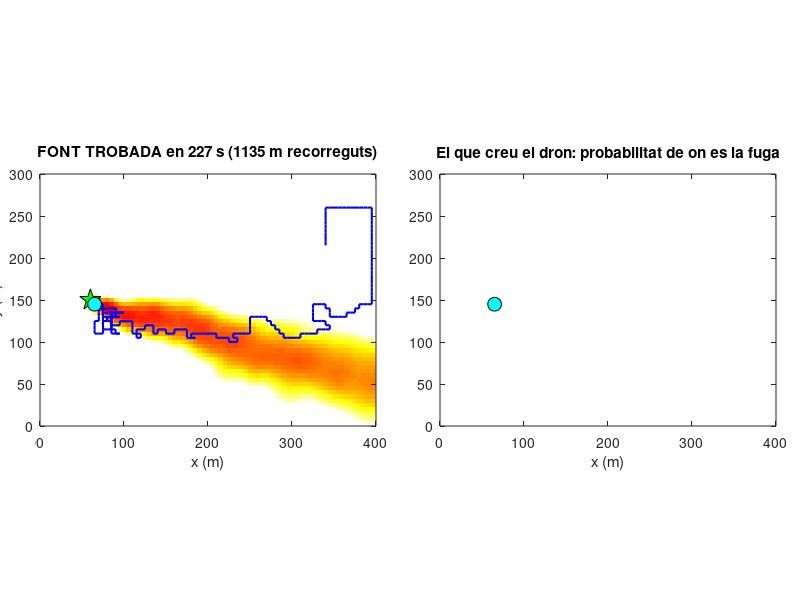

MATLAB code to generate this figure:
function simulacio_dron()
%SIMULACIO_DRON  Dron autonom que busca l'origen d'una fuga (versio simplificada).
%
%   Simula en 2D una fuga de contaminant i un dron que en busca l'origen
%   nomes amb les lectures del seu sensor. Es pot triar:
%
%     - la ploma:    'gaussiana' (estacionaria, model de Pasquill-Gifford)
%                    'complexa'  (turbulenta: "puffs" que el vent s'emporta)
%     - l'algorisme: 'infotaxis' (Vergassola, Villermaux i Shraiman, Nature 2007)
%                    'gradient'  (puja pel gradient de concentracio)
%
%   Executa-la amb F5. Les opcions i els parametres son just a sota.

%% ============================= OPCIONS =============================
tipusPloma = 'complexa';    % 'gaussiana' o 'complexa'
algorisme  = 'infotaxis';   % 'infotaxis' o 'gradient'
llavor     = 12;            % mateix numero = mateixa simulacio ([] = cada cop diferent)
mostrar    = true;          % false = sense animacio (mes rapid)
cadaN      = 2;             % dibuixa cada N passos

%% ============================ PARAMETRES ============================
% Unitats: metres i segons. El vent bufa cap a +x.
p.Lx = 400;  p.Ly = 300;    % mida de la zona de cerca
p.dx = 5;                   % mida de cel.la = el que avanca el dron a cada pas
p.font  = [60 150];         % on es la fuga (el dron NO ho sap)
p.inici = [340 215];        % d'on surt el dron
p.vDron = 5;                % velocitat del dron (m/s)
p.maxPassos = 2500;         % limit de passos (autonomia)

% Sensor: comptador de deteccions (tipus Geiger).
% Comptes en un pas ~ Poisson( dt * (sens * concentracio + fons) )
p.sens = 1;                 % comptes/s per unitat de concentracio
p.fons = 0.02;              % comptes/s de fons (falses deteccions)

% Ploma gaussiana
p.Qg = 5000;                % taxa d'emissio
p.Ug = 3;                   % velocitat del vent (m/s)
p.H  = 10;                  % alcada de la fuga (m)
p.z  = 10;                  % alcada de vol del dron (m)
p.sigma0g = 1;              % mida de la fuga (m)

% Ploma complexa
p.Q   = 200;                % taxa d'emissio
p.U   = 2;                  % velocitat mitjana del vent (m/s)
p.tau = 200;                % temps de vida del contaminant (s)
p.puffsPerSeg  = 2;         % puffs emesos per segon
p.sigma0       = 1.5;       % mida inicial d'un puff (m)
p.Dpuff        = 0.4;       % rapidesa amb que s'eixampla un puff (m^2/s)
p.Dturb        = 0.4;       % moviment aleatori dels puffs (m^2/s)
p.sigmaMeandre = 15;        % oscil.lacio de la direccio del vent (graus)
p.Tmeandre     = 40;        % temps tipic d'aquesta oscil.lacio (s)

% Infotaxis
p.bins = [0 1 2 3 5 8 13 21 34 55 89];   % intervals de comptes per planificar

% Gradient
p.d       = 5;              % distancia dels 4 sensors al centre del dron (m)
p.alfa    = 0.6;            % suavitzat del gradient (0 = cap, 0.9 = molt)
p.llindar = 2;              % comptes (suma dels 4 sensors) per considerar que detecta
p.memoria = 8;              % passos sense detectar abans de tornar a explorar
p.pGir    = 0.15;           % en exploracio, probabilitat de girar a cada pas
%% ====================================================================

if ~isempty(llavor)
    rng(llavor);
end
infotaxis = strcmp(algorisme, 'infotaxis');
complexa  = strcmp(tipusPloma, 'complexa');

% --- Graella: les matrius tenen mida Ny x Nx i s'indexen (iy, ix) ---
g.x  = 0:p.dx:p.Lx;
g.y  = 0:p.dx:p.Ly;
g.Nx = numel(g.x);
g.Ny = numel(g.y);
[g.X, g.Y] = meshgrid(g.x, g.y);
g.movs = [0 1; 1 0; 0 -1; -1 0; 0 0];    % [diy dix]: est, nord, oest, sud, quiet
dt = p.dx / p.vDron;                     % durada d'un pas (s)

celFont = round(p.font([2 1])  / p.dx) + 1;   % cel.la [iy ix] de la fuga
pos     = round(p.inici([2 1]) / p.dx) + 1;   % cel.la [iy ix] del dron

% --- Ploma: la complexa evoluciona 300 s abans que surti el dron ---
pl = struct('tipus', tipusPloma, 'x', zeros(0, 1), 'y', zeros(0, 1), ...
            's2', zeros(0, 1), 'm', zeros(0, 1), 'th', 0);
if complexa
    for i = 1:round(300 / dt)
        pl = avancar_ploma(pl, p, dt);
    end
end

% --- Estat inicial del cercador ---
if infotaxis
    K = model_infotaxis(tipusPloma, p, g, dt);   % comptes esperats segons el model del dron
    P = ones(g.Ny, g.Nx);                        % probabilitat de on es la fuga: uniforme
    P(zona(pos, g)) = 0;
    P = P / sum(P(:));
else
    G.gf    = [0 0];        % gradient filtrat [dc/dx dc/dy]
    G.sense = Inf;          % passos seguits sense detectar
    G.dir   = randi(4);     % direccio actual (fila de g.movs)
end

N = p.maxPassos;
traj    = nan(N + 1, 2);   traj(1, :) = [g.x(pos(2)) g.y(pos(1))];
comptes = zeros(N, 1);
trobada = false;

% --- Figura ---
if mostrar
    fig = figure('Color', 'w', 'Name', 'Dron: cerca de l''origen d''una fuga', ...
                 'Units', 'normalized', 'Position', [0.05 0.15 0.9 0.65]);
    colormap(flipud(hot));
    subplot('Position', [0.05 0.12 0.42 0.76]);
    hPloma = imagesc(g.x, g.y, log10(concentracio(pl, p, g.X, g.Y) + 1e-3));
    set(gca, 'YDir', 'normal');
    axis equal;  axis([0 p.Lx 0 p.Ly]);  caxis([-2 2.5]);
    hold on;
    plot(p.font(1), p.font(2), 'p', 'MarkerSize', 16, 'MarkerFaceColor', 'g', 'MarkerEdgeColor', 'k');
    hTraj = plot(traj(1, 1), traj(1, 2), 'b-', 'LineWidth', 1.5);
    hDron = plot(traj(1, 1), traj(1, 2), 'o', 'MarkerSize', 10, 'MarkerFaceColor', 'c', 'MarkerEdgeColor', 'k');
    xlabel('x (m)');  ylabel('y (m)');
    hTit = title('');
    subplot('Position', [0.55 0.12 0.42 0.76]);
    if infotaxis
        hP = imagesc(g.x, g.y, P / max(P(:)));
        set(gca, 'YDir', 'normal');
        axis equal;  axis([0 p.Lx 0 p.Ly]);  caxis([0 1]);
        hold on;
        hDron2 = plot(traj(1, 1), traj(1, 2), 'o', 'MarkerSize', 10, 'MarkerFaceColor', 'c', 'MarkerEdgeColor', 'k');
        xlabel('x (m)');
        title('El que creu el dron: probabilitat de on es la fuga');
    else
        hK = plot(0, 0, 'r-');
        xlabel('Temps (s)');  grid on;
        title('Comptes dels 4 sensors');
    end
end

%% ============================== BUCLE ==============================
for n = 1:N
    xy = traj(n, :);                         % posicio del dron (m)

    % 1. El dron mesura i decideix on va
    if infotaxis
        k = poisson(dt * (p.sens * concentracio(pl, p, xy(1), xy(2)) + p.fons));
        P = infotaxis_actualitzar(P, K, pos, k, g);
        [mov, estat] = infotaxis_decidir(P, K, pos, g, p.bins);
    else
        % 4 sensors en creu: est, oest, nord, sud
        k = poisson(dt * (p.sens * concentracio(pl, p, xy(1) + [p.d -p.d 0 0], xy(2) + [0 0 p.d -p.d]) + p.fons));
        [mov, estat, G] = gradient_decidir(G, k, pos, g, p, dt);
    end
    comptes(n) = sum(k);

    % 2. El dron es mou a una cel.la veina (o es queda quiet)
    pos = pos + mov;
    traj(n + 1, :) = [g.x(pos(2)) g.y(pos(1))];
    trobada = all(abs(pos - celFont) <= 1);  % la fuga es a tocar: trobada

    % 3. La ploma evoluciona (la gaussiana no canvia)
    if complexa
        pl = avancar_ploma(pl, p, dt);
    end

    % 4. Dibuix
    if mostrar && (trobada || mod(n, cadaN) == 0)
        if ~ishandle(fig)
            break;
        end
        if complexa
            set(hPloma, 'CData', log10(concentracio(pl, p, g.X, g.Y) + 1e-3));
        end
        set(hTraj, 'XData', traj(1:n + 1, 1), 'YData', traj(1:n + 1, 2));
        set(hDron, 'XData', traj(n + 1, 1), 'YData', traj(n + 1, 2));
        if infotaxis
            set(hP, 'CData', P / max(P(:)));
            set(hDron2, 'XData', traj(n + 1, 1), 'YData', traj(n + 1, 2));
        else
            set(hK, 'XData', (1:n) * dt, 'YData', comptes(1:n));
        end
        set(hTit, 'String', sprintf('Ploma %s | t = %.0f s | %s', tipusPloma, n * dt, estat));
        drawnow;
    end
    if trobada
        break;
    end
end

%% ============================= RESULTAT =============================
recorregut = sum(sqrt(sum(diff(traj(1:n + 1, :)).^2, 2)));
if trobada
    txt = sprintf('FONT TROBADA en %.0f s (%.0f m recorreguts)', n * dt, recorregut);
else
    txt = sprintf('Font NO trobada en %.0f s (distancia final %.0f m)', n * dt, norm(traj(n + 1, :) - p.font));
end
fprintf('Ploma %s, algorisme %s: %s\n', tipusPloma, algorisme, txt);
if mostrar && ishandle(fig)
    set(hTit, 'String', txt);
end
end

%% ============================== PLOMA ==============================

function c = concentracio(pl, p, x, y)
%CONCENTRACIO  Concentracio real de la ploma als punts (x, y).
if strcmp(pl.tipus, 'gaussiana')
    c = ploma_gaussiana(x - p.font(1), y - p.font(2), p);
else
    % Suma de tots els puffs, cadascun amb forma de campana de Gauss
    d2 = (x(:) - pl.x').^2 + (y(:) - pl.y').^2;             % (punts x puffs)
    c  = reshape(exp(-d2 ./ (2 * pl.s2')) * (pl.m ./ (2 * pi * pl.s2)), size(x));
end
end

function c = ploma_gaussiana(s, n, p)
%PLOMA_GAUSSIANA  Ploma gaussiana estacionaria a una distancia s a favor
%   del vent i n de traves respecte de la fuga:
%
%       c = Q / (2 pi U sy sz) * exp(-n^2 / (2 sy^2)) * [terme vertical]
%
%   sy i sz (amplada i gruix de la ploma) creixen amb s segons les formules
%   de Briggs (1973) per a la classe d'estabilitat D. El terme vertical te
%   en compte les alcades de la fuga i del dron i la reflexio al terra.
c = zeros(size(s));
m = s > -p.sigma0g;                          % a sobrevent no hi arriba res
sm = max(s(m), 0);
sy = 0.08 * sm ./ sqrt(1 + 1e-4 * sm);
sz = 0.06 * sm ./ sqrt(1 + 1.5e-3 * sm);
sy = sqrt(sy.^2 + p.sigma0g^2);              % la fuga te una mida inicial
sz = sqrt(sz.^2 + p.sigma0g^2);
vertical = exp(-(p.z - p.H)^2 ./ (2 * sz.^2)) + exp(-(p.z + p.H)^2 ./ (2 * sz.^2));
c(m) = p.Qg ./ (2 * pi * p.Ug * sy .* sz) .* exp(-n(m).^2 ./ (2 * sy.^2)) .* vertical;
end

function pl = avancar_ploma(pl, p, dt)
%AVANCAR_PLOMA  Un pas de temps de la ploma complexa.
% La direccio del vent oscil.la a l'atzar (proces d'Ornstein-Uhlenbeck)
a = exp(-dt / p.Tmeandre);
pl.th = pl.th * a + (p.sigmaMeandre * pi / 180) * sqrt(1 - a^2) * randn;
% Els puffs es mouen amb el vent i a l'atzar, s'eixamplen i es van esvaint
sd = sqrt(2 * p.Dturb * dt);
pl.x  = pl.x + p.U * cos(pl.th) * dt + sd * randn(size(pl.x));
pl.y  = pl.y + p.U * sin(pl.th) * dt + sd * randn(size(pl.y));
pl.s2 = pl.s2 + 2 * p.Dpuff * dt;
pl.m  = pl.m * exp(-dt / p.tau);
% La fuga emet puffs nous
nNous = round(p.puffsPerSeg * dt);
pl.x  = [pl.x;  p.font(1) * ones(nNous, 1)];
pl.y  = [pl.y;  p.font(2) * ones(nNous, 1)];
pl.s2 = [pl.s2; p.sigma0^2 * ones(nNous, 1)];
pl.m  = [pl.m;  p.Q * dt / nNous * ones(nNous, 1)];
% Eliminem els puffs que han sortit de la zona
fora = pl.x > p.Lx + 60 | pl.x < -60 | pl.y > p.Ly + 60 | pl.y < -60;
pl.x(fora) = [];  pl.y(fora) = [];  pl.s2(fora) = [];  pl.m(fora) = [];
end

function k = poisson(mu)
%POISSON  Nombres aleatoris de Poisson de mitjana mu (sense toolboxes).
k = zeros(size(mu));
for i = 1:numel(mu)
    if mu(i) < 30
        % Metode de Knuth: multiplica uniformes fins a baixar de exp(-mu)
        u = rand;
        while u > exp(-mu(i))
            k(i) = k(i) + 1;
            u = u * rand;
        end
    else
        k(i) = max(0, round(mu(i) + sqrt(mu(i)) * randn));   % aproximacio normal
    end
end
end

%% ============================ INFOTAXIS ============================

function K = model_infotaxis(tipusPloma, p, g, dt)
%MODEL_INFOTAXIS  Model intern del dron: comptes esperats en un pas quan el
%   dron es a un desplacament (DX, DY) de la fuga. K te mida
%   (2Ny-1) x (2Nx-1) i el desplacament zero es a l'element (Ny, Nx).
%
%   - Ploma gaussiana: el dron en coneix la formula (model exacte).
%   - Ploma complexa: solucio mitjana de l'equacio d'adveccio-difusio de
%     l'article, c = Q/(2 pi D) exp(s U/(2D)) K0(r/lambda), amb una
%     difusivitat efectiva D. El dron NO coneix la turbulencia real.
[DX, DY] = meshgrid((-(g.Nx - 1):(g.Nx - 1)) * p.dx, (-(g.Ny - 1):(g.Ny - 1)) * p.dx);
if strcmp(tipusPloma, 'gaussiana')
    c = ploma_gaussiana(DX, DY, p);
else
    D   = p.Dturb + p.Dpuff + (p.U * p.sigmaMeandre * pi / 180)^2 * p.Tmeandre;
    lam = sqrt(D * p.tau / (1 + p.U^2 * p.tau / (4 * D)));
    r   = max(hypot(DX, DY), p.dx / 2);
    % besselk(0, x, 1) = K0(x) exp(x): evita desbordaments numerics
    c   = p.Q / (2 * pi * D) * exp(DX * p.U / (2 * D) - r / lam) .* besselk(0, r / lam, 1);
end
K = dt * (p.sens * c + p.fons);
end

function MU = mu_local(K, q, g)
%MU_LOCAL  Comptes esperats a la cel.la q per a cada possible posicio de
%   la fuga a la graella (matriu Ny x Nx).
MU = K(q(1) + g.Ny - 1:-1:q(1), q(2) + g.Nx - 1:-1:q(2));
end

function m = zona(q, g)
%ZONA  Cel.les a tocar de q (bloc de 3 x 3): si la fuga hi es, el dron la veu.
m = false(g.Ny, g.Nx);
m(max(q(1) - 1, 1):min(q(1) + 1, g.Ny), max(q(2) - 1, 1):min(q(2) + 1, g.Nx)) = true;
end

function S = entropia(P)
%ENTROPIA  Entropia de Shannon S = -sum P ln P: mesura la incertesa.
P = P(P > 0);
S = -sum(P .* log(P));
end

function P = infotaxis_actualitzar(P, K, pos, k, g)
%INFOTAXIS_ACTUALITZAR  Regla de Bayes (eq. 2 de l'article) despres de
%   mesurar k comptes: P(r0) <- P(r0) * P(k | r0), amb P(k | r0) de Poisson.
%   La zona que el dron veu queda descartada (la fuga no hi es).
MU = mu_local(K, pos, g);
Pn = P .* exp(-MU + k * log(MU) - gammaln(k + 1));
Pn(zona(pos, g)) = 0;
if sum(Pn(:)) > 0
    P = Pn / sum(Pn(:));
else
    P(zona(pos, g)) = 0;             % mesura incompatible amb el model: nomes descartem la zona
    P = P / sum(P(:));
end
end

function [mov, estat] = infotaxis_decidir(P, K, pos, g, bins)
%INFOTAXIS_DECIDIR  Tria el moviment que fa baixar mes l'entropia esperada
%   (eq. 1 de l'article):
%
%       dS(r -> rj) = P(rj) [-S] + [1 - P(rj)] sum_k rho_k(rj) dS_k
%
%   Primer terme: probabilitat de trobar la fuga a rj (l'entropia passa a 0).
%   Segon terme: si no hi es, el dron rebra k comptes amb probabilitat rho_k
%   i l'entropia canviara dS_k. Els comptes s'agrupen en intervals (bins).
S0 = entropia(P);
dS = Inf(5, 1);
for j = 1:5
    q = pos + g.movs(j, :);
    if q(1) < 1 || q(2) < 1 || q(1) > g.Ny || q(2) > g.Nx
        continue;                    % fora de la zona
    end
    z  = zona(q, g);
    Pj = sum(P(z));                  % probabilitat de trobar la fuga en arribar a q
    Pp = P;
    Pp(z) = 0;                       % distribucio si NO la troba
    if sum(Pp(:)) <= 0
        dS(j) = -S0;
        continue;
    end
    Pp = Pp / sum(Pp(:));
    MU = mu_local(K, q, g);

    % Recorrem k = 0, 1, 2... acumulant la llei de Poisson per intervals
    canvi = 0;
    acc   = zeros(size(MU));         % P(k < limit actual)
    term  = exp(-MU);                % P(k) per al k actual
    k = 0;
    for ib = 1:numel(bins)
        if ib < numel(bins)
            L = zeros(size(MU));
            while k < bins(ib + 1)
                L    = L + term;
                term = term .* MU / (k + 1);
                k    = k + 1;
            end
            acc = acc + L;
        else
            L = max(1 - acc, 0);     % ultim interval: k >= bins(end)
        end
        w   = Pp .* L;
        rho = sum(w(:));             % probabilitat de mesurar comptes d'aquest interval
        if rho > 1e-300
            canvi = canvi + rho * (entropia(w / rho) - S0);
        end
    end
    dS(j) = Pj * (-S0) + (1 - Pj) * canvi;
end

if min(dS) > -1e-6
    % Cap moviment aporta informacio (el dron ja "sap" on es la fuga):
    % vola directament cap al punt mes probable
    estat = 'cap al punt mes probable';
    [~, im] = max(P(:));
    [iy, ix] = ind2sub(size(P), im);
    d = [iy ix] - pos;
    if abs(d(2)) >= abs(d(1))
        mov = [0 sign(d(2))];
    else
        mov = [sign(d(1)) 0];
    end
else
    estat = 'infotaxis';
    [~, j] = min(dS + 1e-10 * abs(S0) * rand(5, 1));    % desempat aleatori
    mov = g.movs(j, :);
end
end

%% ============================= GRADIENT =============================

function [mov, estat, G] = gradient_decidir(G, k, pos, g, p, dt)
%GRADIENT_DECIDIR  Estima el gradient amb els comptes k dels 4 sensors
%   (est, oest, nord, sud) per diferencies finites centrades:
%
%       dc/dx ~ (cE - cO) / (2d),    dc/dy ~ (cN - cS) / (2d)
%
%   i el suavitza amb un filtre exponencial. Si hi ha senyal recent, el
%   dron va cap on el gradient es mes gran; si no, explora a l'atzar.
c = max(k / dt - p.fons, 0) / p.sens;            % concentracio estimada a cada sensor
gNou = [c(1) - c(2), c(3) - c(4)] / (2 * p.d);
if sum(k) >= p.llindar
    G.sense = 0;
    G.gf = p.alfa * G.gf + (1 - p.alfa) * gNou;
else
    G.sense = G.sense + 1;
    if G.sense > p.memoria
        G.gf = [0 0];                            % senyal perdut: oblida el gradient
    end
end

q = pos + g.movs(1:4, :);                        % les 4 cel.les veines
valid = q(:, 1) >= 1 & q(:, 1) <= g.Ny & q(:, 2) >= 1 & q(:, 2) <= g.Nx;
if G.sense <= p.memoria
    estat = 'seguint el gradient';
    proj = g.movs(1:4, [2 1]) * G.gf' + 1e-12 * rand(4, 1);   % projeccio del gradient sobre cada direccio
    proj(~valid) = -Inf;
    [~, G.dir] = max(proj);
else
    estat = 'explorant';
    if rand < p.pGir
        G.dir = mod(G.dir - 1 + 2 * randi(2) - 3, 4) + 1;     % gira 90 graus a esquerra o dreta
    end
    if ~valid(G.dir)
        G.dir = mod(G.dir + 1, 4) + 1;                        % sortiria de la zona: mitja volta
    end
end
mov = g.movs(G.dir, :);
end
